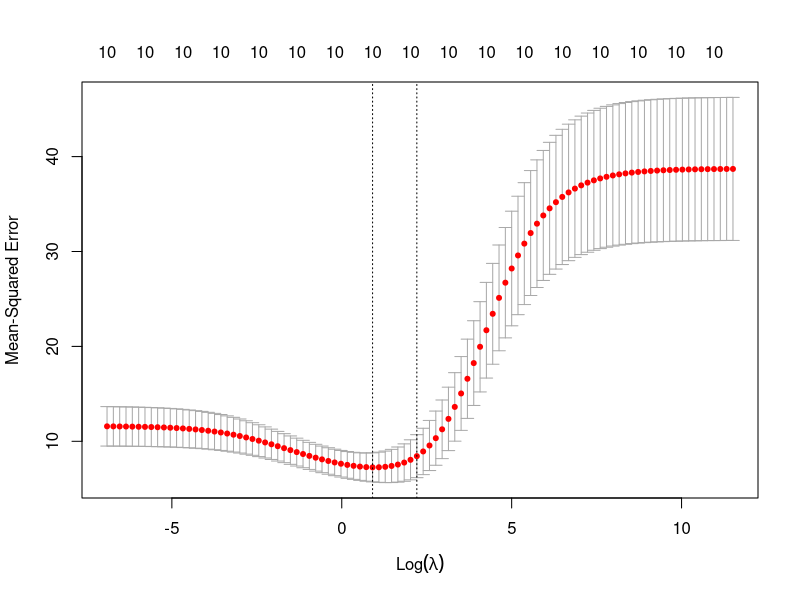
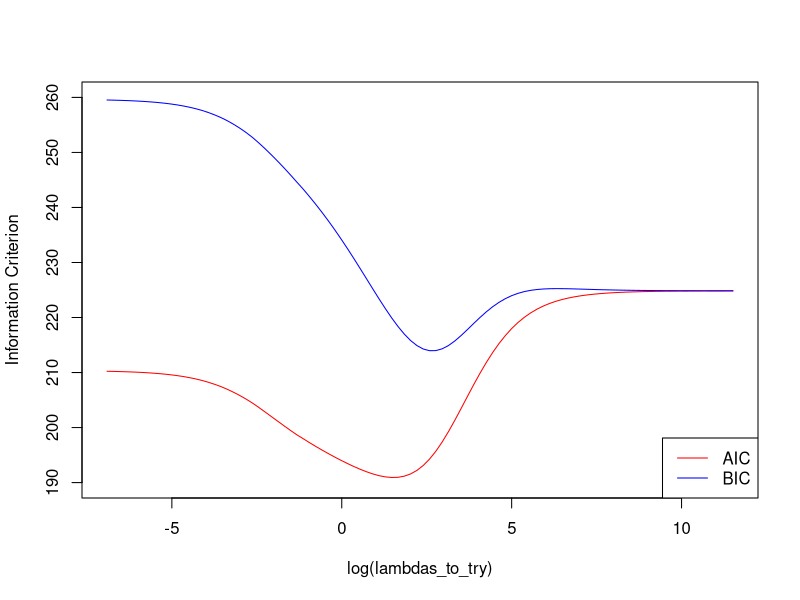
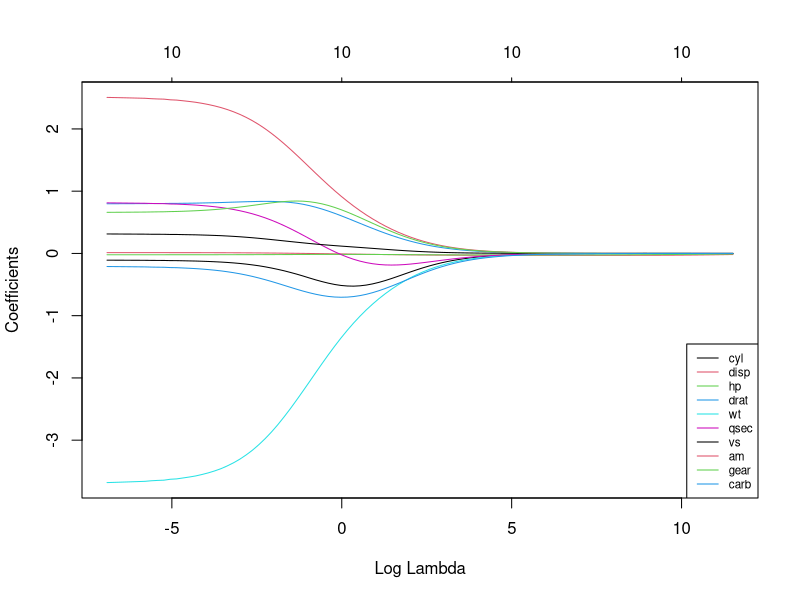
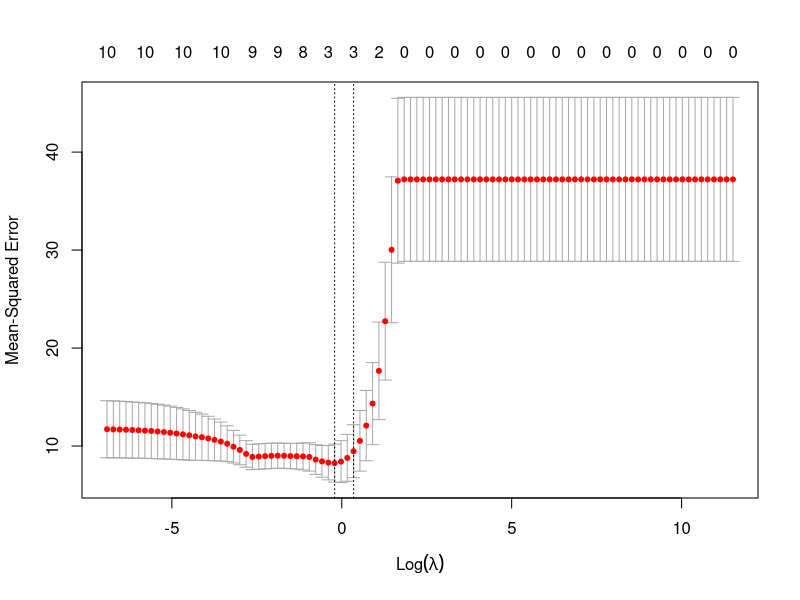
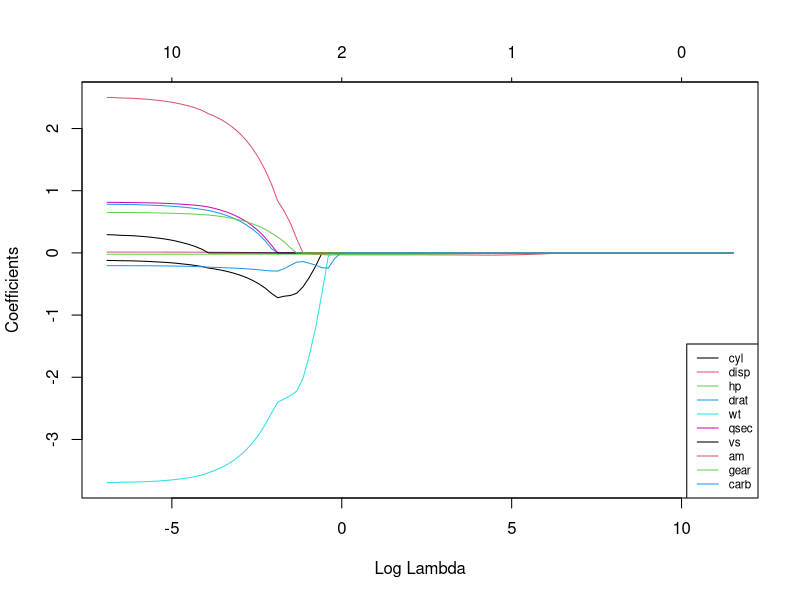

These figures' R source, in order:
## ---- chunk 1
set.seed(222)    # seed for reproducibility
library(glmnet)  # for ridge regression
library(dplyr)   # for data cleaning
library(psych)   # for function tr() to compute trace of a matrix
data("mtcars") #loading data
## ---- chunk 2
#1. RIDGE REGRESSION
#->decreasing model complexity while keeping all variables in the model

#first, centering:
# Center y, X will be standardized in the modelling function 
#(ridge regression assumes the predictors are standardized and the response is centered)
y <- mtcars %>% select(mpg) %>% scale(center = TRUE, scale = FALSE) %>% as.matrix()
X <- mtcars %>% select(-mpg) %>% as.matrix()
## ---- chunk 3
lambdas_to_try <- 10^seq(-3, 5, length.out = 100)
#10-fold cross-validation to select lambda

# Setting alpha = 0 implements ridge regression
ridge_cv <- cv.glmnet(X, y, alpha = 0, lambda = lambdas_to_try,
                      standardize = TRUE, nfolds = 10)
#function cv.glmnet does k-fold cross-validation for glmnet, 
#produces a plot, and returns a value for lambda



# Plot cross-validation results
plot(ridge_cv)
# Best cross-validated lambda
lambda_cv <- ridge_cv$lambda.min
# Fit final model, get its sum of squared residuals and multiple R-squared
model_cv <- glmnet(X, y, alpha = 0, lambda = lambda_cv, standardize = TRUE)
y_hat_cv <- predict(model_cv, X)
ssr_cv <- t(y - y_hat_cv) %*% (y - y_hat_cv) #compute a sum of squared residuals
rsq_ridge_cv <- cor(y, y_hat_cv)^2 #Multiple R squared

## ---- chunk 4
X_scaled <- scale(X)
aic <- c()
bic <- c()
for (lambda in seq(lambdas_to_try)) {
  # Run model
  model <- glmnet(X, y, alpha = 0, lambda = lambdas_to_try[lambda], standardize = TRUE)
  # Extract coefficients and residuals (remove first row for the intercept)
  betas <- as.vector((as.matrix(coef(model))[-1, ]))
  resid <- y - (X_scaled %*% betas)
  # Compute hat-matrix and degrees of freedom
  ld <- lambdas_to_try[lambda] * diag(ncol(X_scaled))
  H <- X_scaled %*% solve(t(X_scaled) %*% X_scaled + ld) %*% t(X_scaled)
  df <- tr(H)
  # Compute information criteria
  aic[lambda] <- nrow(X_scaled) * log(t(resid) %*% resid) + 2 * df
  bic[lambda] <- nrow(X_scaled) * log(t(resid) %*% resid) + 2 * df * log(nrow(X_scaled))
}

# Plot information criteria against tried values of lambdas
plot(log(lambdas_to_try), aic, col = "red", type = "l",
     ylim = c(190, 260), ylab = "Information Criterion")
lines(log(lambdas_to_try), bic, col = "blue")
legend("bottomright", lwd = 1, col = c("red", "blue"), legend = c("AIC", "BIC"))

# Optimal lambdas according to both criteria
lambda_aic <- lambdas_to_try[which.min(aic)]
lambda_bic <- lambdas_to_try[which.min(bic)]

# Fit final models, get their sum of squared residuals and multiple R-squared
model_aic <- glmnet(X, y, alpha = 0, lambda = lambda_aic, standardize = TRUE)
y_hat_aic <- predict(model_aic, X)
ssr_aic <- t(y - y_hat_aic) %*% (y - y_hat_aic)
rsq_ridge_aic <- cor(y, y_hat_aic)^2

model_bic <- glmnet(X, y, alpha = 0, lambda = lambda_bic, standardize = TRUE)
y_hat_bic <- predict(model_bic, X)
ssr_bic <- t(y - y_hat_bic) %*% (y - y_hat_bic)
rsq_ridge_bic <- cor(y, y_hat_bic)^2
## ---- chunk 5
# Each line shows coefficients for one variables, for different lambdas.
# The higher the lambda, the more the coefficients are shrinked towards zero.
res <- glmnet(X, y, alpha = 0, lambda = lambdas_to_try, standardize = FALSE)
plot(res, xvar = "lambda")
legend("bottomright", lwd = 1, col = 1:6, legend = colnames(X), cex = .7)

## ---- chunk 6
# Perform 10-fold cross-validation to select lambda
lambdas_to_try <- 10^seq(-3, 5, length.out = 100)
# Setting alpha = 1 implements lasso regression
#(you can re-use the glmnet() function, but with the alpha parameter set to 1)
lasso_cv <- cv.glmnet(X, y, alpha = 1, lambda = lambdas_to_try,
                      standardize = TRUE, nfolds = 10)
# Plot cross-validation results
plot(lasso_cv)

# Best cross-validated lambda
lambda_cv <- lasso_cv$lambda.min
# Fit final model, get its sum of squared residuals and multiple R-squared
model_cv <- glmnet(X, y, alpha = 1, lambda = lambda_cv, standardize = TRUE)
y_hat_cv <- predict(model_cv, X)#predict  data
ssr_cv <- t(y - y_hat_cv) %*% (y - y_hat_cv) #compute a sum of squared residuals
rsq_lasso_cv <- cor(y, y_hat_cv)^2 #Multiple R squared
#(actually can be viewed as the correlation between response and the fitted values. 

## ---- chunk 7
# Each line shows coefficients for one variables, for different lambdas.
# The higher the lambda, the more the coefficients are shrinked towards zero.
res <- glmnet(X, y, alpha = 1, lambda = lambdas_to_try, standardize = FALSE)
plot(res, xvar = "lambda")
legend("bottomright", lwd = 1, col = 1:6, legend = colnames(X), cex = .7)
## ---- chunk 8
rsq <- cbind("R-squared" = c(rsq_ridge_cv, rsq_ridge_aic, rsq_ridge_bic, rsq_lasso_cv))
rownames(rsq) <- c("ridge cross-validated", "ridge AIC", "ridge BIC", "lasso cross_validated")
print(rsq)
## ---- chunk 9
library(caret)
#Linear regression with combined L1 and L2 priors as regularizer.

# Set training control
train_control <- trainControl(method = "repeatedcv",
                              number = 5,
                              repeats = 5,
                              search = "random",
                              verboseIter = TRUE)

# Train the model
elastic_net_model <- train(mpg ~ .,
                           data = cbind(y, X),
                           method = "glmnet",
                           preProcess = c("center", "scale"),
                           tuneLength = 25,
                           trControl = train_control)
## ---- chunk 10
y_hat_enet <- predict(elastic_net_model, X) 
y_hat_enet
rsq_enet <- cor(y, y_hat_enet)^2
rsq_enet
